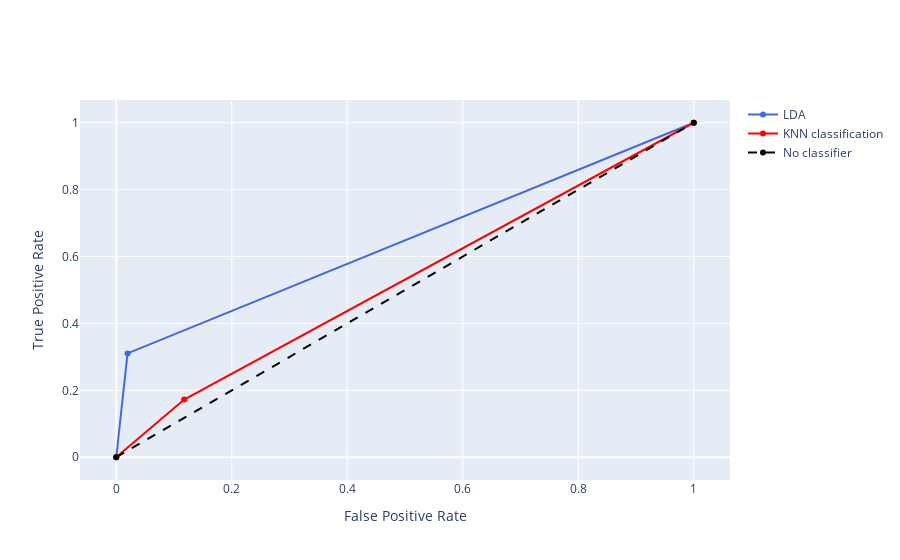

Notebook code for this chart:
### Markdown cell above
To get the ROC curves for random guessing, LDA, and KNN classification on one plot, use the code below:

<blockquote><tt>
<pre>import plotly.graph_objects as go
fig = go.Figure()
fig.add_trace(go.Scatter(x=fpr_lda, 
                         y=tpr_lda, 
                         name='LDA',
                         line=dict(color='royalblue'))) 
fig.add_trace(go.Scatter(x=fpr_knnclass, 
                         y=tpr_knnclass, 
                         name='KNN classification',
                         line=dict(color='red'))) 
fig.add_trace(go.Scatter(x=[0,1], 
                         y=[0,1], 
                         name='No classifier',
                         line=dict(color='black', 
                                   dash='dash'))) 

fig.update_layout(
    xaxis=dict(title_text="False Positive Rate"),
    yaxis=dict(title_text="True Positive Rate"))
 
fig.show()</pre>
</tt></blockquote>

### Code cell
import plotly.graph_objects as go
fig = go.Figure()
fig.add_trace(go.Scatter(x=fpr_lda, 
                         y=tpr_lda, 
                         name='LDA',
                         line=dict(color='royalblue'))) 
fig.add_trace(go.Scatter(x=fpr_knnclass, 
                         y=tpr_knnclass, 
                         name='KNN classification',
                         line=dict(color='red'))) 
fig.add_trace(go.Scatter(x=[0,1], 
                         y=[0,1], 
                         name='No classifier',
                         line=dict(color='black', 
                                   dash='dash'))) 

fig.update_layout(
    xaxis=dict(title_text="False Positive Rate"),
    yaxis=dict(title_text="True Positive Rate"))
 
fig.show()

### Figure 1 — Plotly figure (JSON) as saved in the notebook; plotly's stock layout.template omitted (floating-point values rounded to 4 significant figures)
{"data": [{"line": {"color": "royalblue"}, "name": "LDA", "type": "scatter", "x": [0, 0.01961, 1], "y": [0, 0.3103, 1]}, {"line": {"color": "red"}, "name": "KNN classification", "type": "scatter", "x": [0, 0.1176, 1], "y": [0, 0.1724, 1]}, {"line": {"color": "black", "dash": "dash"}, "name": "No classifier", "type": "scatter", "x": [0, 1], "y": [0, 1]}], "layout": {"xaxis": {"title": {"text": "False Positive Rate"}}, "yaxis": {"title": {"text": "True Positive Rate"}}}}
